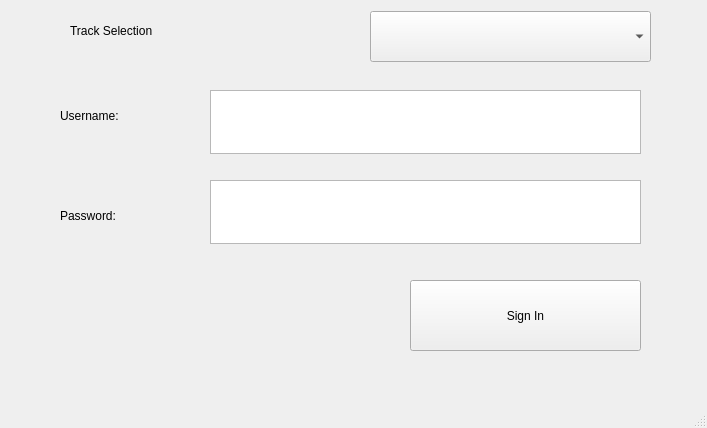
<?xml version="1.0" encoding="UTF-8"?>
<ui version="4.0">
 <class>MainWindow</class>
 <widget class="QMainWindow" name="MainWindow">
  <property name="geometry">
   <rect>
    <x>0</x>
    <y>0</y>
    <width>707</width>
    <height>428</height>
   </rect>
  </property>
  <property name="windowTitle">
   <string>MainWindow</string>
  </property>
  <widget class="QWidget" name="centralwidget">
   <widget class="QPlainTextEdit" name="UserName_TextBox">
    <property name="geometry">
     <rect>
      <x>210</x>
      <y>90</y>
      <width>431</width>
      <height>64</height>
     </rect>
    </property>
   </widget>
   <widget class="QPlainTextEdit" name="Password_TextBox">
    <property name="geometry">
     <rect>
      <x>210</x>
      <y>180</y>
      <width>431</width>
      <height>64</height>
     </rect>
    </property>
   </widget>
   <widget class="QLabel" name="UserName_label">
    <property name="geometry">
     <rect>
      <x>60</x>
      <y>90</y>
      <width>141</width>
      <height>51</height>
     </rect>
    </property>
    <property name="text">
     <string>Username:</string>
    </property>
   </widget>
   <widget class="QLabel" name="Password_Label">
    <property name="geometry">
     <rect>
      <x>60</x>
      <y>190</y>
      <width>131</width>
      <height>51</height>
     </rect>
    </property>
    <property name="text">
     <string>Password:</string>
    </property>
   </widget>
   <widget class="QPushButton" name="SignInButton">
    <property name="geometry">
     <rect>
      <x>410</x>
      <y>280</y>
      <width>231</width>
      <height>71</height>
     </rect>
    </property>
    <property name="text">
     <string>Sign In</string>
    </property>
   </widget>
   <widget class="QComboBox" name="Track_comboBox">
    <property name="geometry">
     <rect>
      <x>370</x>
      <y>11</y>
      <width>281</width>
      <height>51</height>
     </rect>
    </property>
   </widget>
   <widget class="QLabel" name="TrackSelection_Label">
    <property name="geometry">
     <rect>
      <x>70</x>
      <y>20</y>
      <width>291</width>
      <height>21</height>
     </rect>
    </property>
    <property name="text">
     <string>Track Selection</string>
    </property>
   </widget>
  </widget>
  <widget class="QMenuBar" name="menubar">
   <property name="geometry">
    <rect>
     <x>0</x>
     <y>0</y>
     <width>707</width>
     <height>22</height>
    </rect>
   </property>
  </widget>
  <widget class="QStatusBar" name="statusbar"/>
 </widget>
 <resources/>
 <connections/>
</ui>
